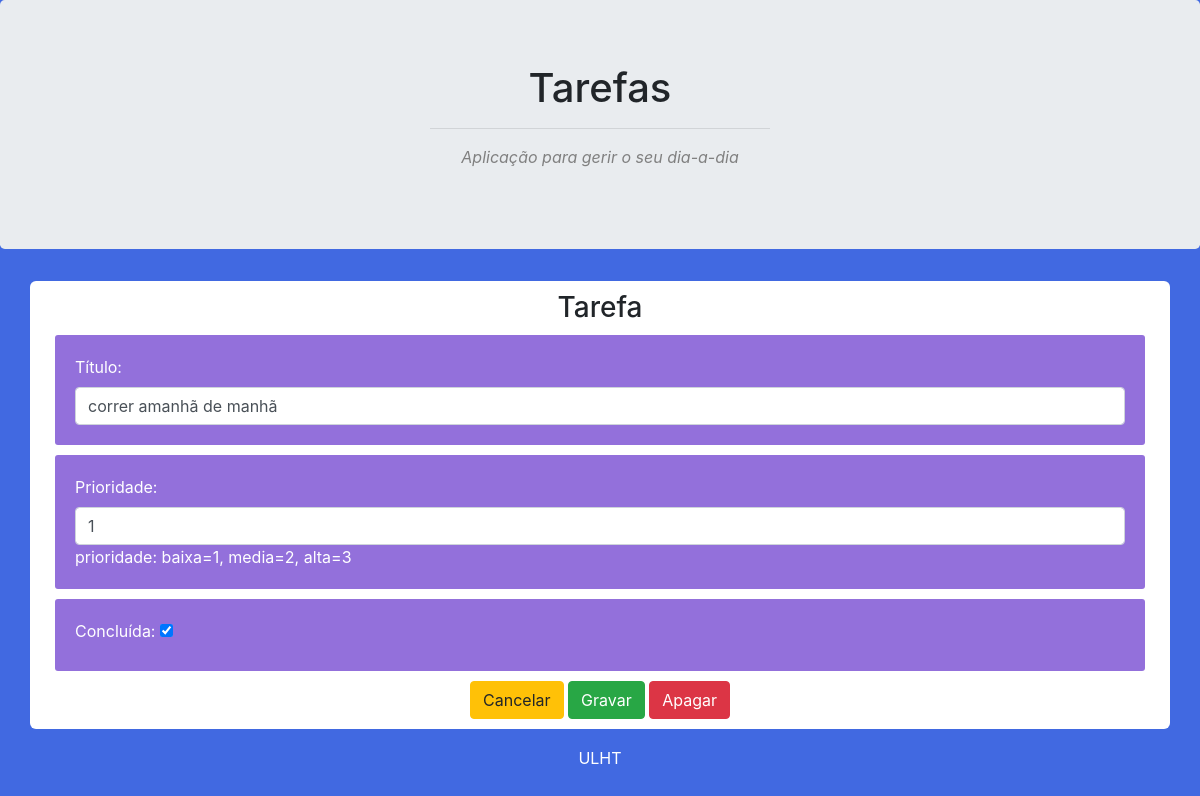
/edita/1, run on the app's committed database.
### portofolio/models.py (models this page shows, shortened)
class Tarefa(models.Model):
    titulo = models.CharField(max_length=200)
    prioridade = models.IntegerField(default=1)
    concluido = models.BooleanField(default=False)
    criado = models.DateTimeField(auto_now_add=True)

### portofolio/views.py (the view)
# urls.py: path('edita/<int:tarefa_id>', views.edita_tarefa_view, name='edita'),
def edita_tarefa_view(request, tarefa_id):
    tarefa = Tarefa.objects.get(id=tarefa_id)
    form = TarefaForm(request.POST or None, instance=tarefa)
    if form.is_valid():
        form.save()
        return HttpResponseRedirect(reverse('portofolio:home'))
    context = {'form': form, 'tarefa_id': tarefa_id}
    return render(request, 'portofolio/Tarefas/edita.html', context)

### portofolio/forms.py
class TarefaForm(ModelForm):
    class Meta:
        model = Tarefa
        fields = '__all__'
        widgets = {
            'titulo': forms.TextInput(attrs={'class': 'form-control', 'placeholder': 'descrição da tarefa...'}),
            'prioridade': forms.NumberInput(attrs={'class': 'form-control', 'max': 3, 'min': 1}),
        }
        labels = {
            'titulo': 'Título',
            'concluido': 'Concluída',
        }
        help_texts = {
            'prioridade': 'prioridade: baixa=1, media=2, alta=3',
        }

### portofolio/templates/portofolio/Tarefas/edita.html (shortened to what this page needs)
{% extends 'portofolio/Tarefas/base.html' %}
{% block main %}
<h3>Tarefa</h3>
    <form action="{% url 'portofolio:edita' tarefa_id %}" method="POST">
        {{ form.as_p }}
        <a href="{% url 'portofolio:home' %}" role="button" class="btn btn-warning">Cancelar</a>
        <input type="submit" value="Gravar" class="btn btn-success" >
        <a href="{% url 'portofolio:apaga' tarefa_id %}" role="button" class="btn btn-danger">Apagar</a>
    </form>
{% endblock %}

### portofolio/static/portofolio/css/tarefas/base.css (style rules this page uses)
body { background-color: royalblue; }
main p { text-align: left; padding: 20px; margin: 10px; color: white; background-color: mediumpurple; border-radius: 3px; }

### data on the page
Tarefa: titulo "correr amanhã de manhã", prioridade "1", concluido "☑"
